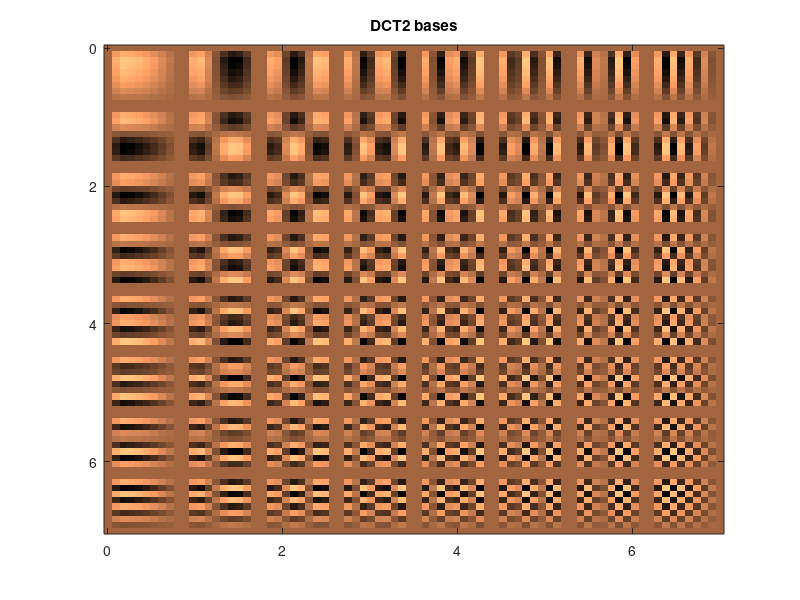

This figure's MATLAB source:
% Display of 2D DCT bases 
% example of 8x8
%
N=8; 
% computation of bases
i=0:N-1; 
j=0:N-1; 
[ni,nj]=meshgrid(i,j); 
A=sqrt(2/N)*cos(((2.*ni+1).*nj*pi)/(N*2)); 
A(1,:)=A(1,:)./sqrt(2); 
A=A';   
B=zeros(N,N,N,N);
for i=1:N, 
 for j=1:N, 
    B(:,:,i,j)=A(:,i)*A(:,j)'; 
 end; 
end;     

%image composition
L=2+N; %side of a square
Bimg=zeros(N*L,N*L); %space for the image
aux=zeros(8,8);
for i=0:N-1, 
 for j=0:N-1,
    ix=((i*L)+2):(((i+1)*L)-1); 
    jx=((j*L)+2):(((j+1)*L)-1);
    aux=B(i+1,j+1,:,:);
    Bimg(ix,jx)=squeeze(aux);
 end; 
end;     

%display
imagesc(0:7,0:7,Bimg);
colormap('copper');
title('DCT2 bases');
